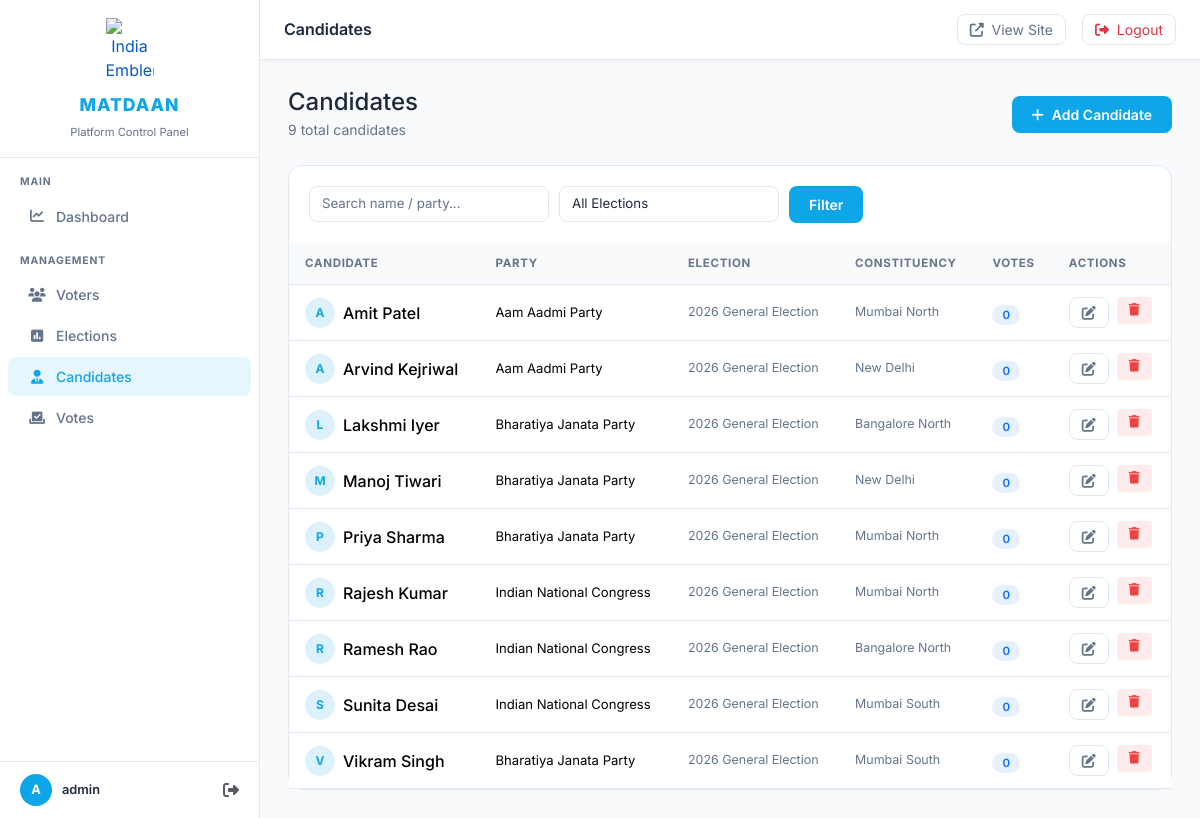
Page /platform-admin/candidates/ (signed in) on the committed database.
### apps/voting/models.py (models this page shows, shortened)
class Candidate(models.Model):
    name = models.CharField(max_length=200)
    party_name = models.CharField(max_length=200)
    party_symbol = models.ImageField(upload_to='party_symbols/', null=True, blank=True)
    election = models.ForeignKey(Election, on_delete=models.CASCADE, related_name='candidates')
    constituency = models.ForeignKey(Constituency, on_delete=models.CASCADE, related_name='candidates')
    manifesto = models.TextField(blank=True)
    photo = models.ImageField(upload_to='candidate_photos/', null=True, blank=True)
    created_at = models.DateTimeField(auto_now_add=True)
    class Meta:
        ordering = ['name']
        unique_together = ['election', 'constituency', 'name']

class Election(models.Model):
    STATUS_CHOICES = [
        ('upcoming', 'Upcoming'),
        ('live', 'Live'),
        ('completed', 'Completed'),
        ('cancelled', 'Cancelled'),
    ]
    ELECTION_TYPES = [
        ('general', 'General Election'),
        ('state', 'State Assembly'),
        ('local', 'Local Body'),
    ]
    title = models.CharField(max_length=200)
    description = models.TextField()
    election_type = models.CharField(max_length=20, choices=ELECTION_TYPES, default='general')
    status = models.CharField(max_length=20, choices=STATUS_CHOICES, default='upcoming')
    start_date = models.DateTimeField()
    end_date = models.DateTimeField()
    blockchain_contract_address = models.CharField(max_length=42, blank=True, null=True)
    created_at = models.DateTimeField(auto_now_add=True)
    updated_at = models.DateTimeField(auto_now=True)
    class Meta:
        ordering = ['-start_date']

class Constituency(models.Model):
    name = models.CharField(max_length=200)
    state = models.ForeignKey(State, on_delete=models.CASCADE, related_name='constituencies')
    constituency_code = models.CharField(max_length=10, unique=True)
    total_voters = models.IntegerField(default=0)
    class Meta:
        ordering = ['state', 'name']
        verbose_name_plural = 'Constituencies'

### apps/platformadmin/views.py (the view)
# urls.py: path('candidates/', views.candidate_list, name='candidate_list'),
@admin_required
def candidate_list(request):
    q = request.GET.get('q', '').strip()
    election_filter = request.GET.get('election', '')
    candidates = Candidate.objects.select_related('election', 'constituency').annotate(vote_count=Count('votes'))
    if q:
        candidates = candidates.filter(Q(name__icontains=q) | Q(party_name__icontains=q))
    if election_filter:
        candidates = candidates.filter(election_id=election_filter)
    candidates = candidates.order_by('election', 'name')
    paginator = Paginator(candidates, 20)
    page_obj = paginator.get_page(request.GET.get('page', 1))
    return render(request, 'platformadmindashboard/candidates/list.html', {
        'candidates': page_obj,
        'q': q,
        'election_filter': election_filter,
        'elections': Election.objects.all().order_by('-start_date'),
        'total': paginator.count,
    })

### templates/platformadmindashboard/candidates/list.html (shortened to what this page needs)
{% extends 'platformadmindashboard/base.html' %}
{% block page_title %}Candidates{% endblock %}
{% block active_candidates %}active{% endblock %}
{% block content %}
<div class="d-flex align-items-center justify-content-between mb-4">
    <div>
        <h4 class="mb-0">Candidates</h4>
        <small style="color:#64748b;">{{ total }} total candidates</small>
    </div>
    <a href="{% url 'platformadmin:candidate_create' %}" class="btn btn-accent">
        <i class="fas fa-plus me-2"></i>Add Candidate
    </a>
</div>
<div class="card">
    <div class="card-body pb-0">
        <form method="get" class="filter-bar">
            <input type="text" name="q" class="form-control" style="max-width:240px;"
                placeholder="Search name / party..." value="{{ q }}">
            <select name="election" class="form-select" style="max-width:220px;">
                <option value="">All Elections</option>
            </select>
            <button type="submit" class="btn btn-accent">Filter</button>
        </form>
    </div>
    <div class="table-responsive">
        <table class="table table-hover mb-0">
            <thead>
                <tr>
                    <th>Candidate</th>
                    <th>Party</th>
                    <th>Election</th>
                    <th>Constituency</th>
                    <th>Votes</th>
                    <th>Actions</th>
                </tr>
            </thead>
            <tbody>
                {% for c in candidates %}
                <tr>
                    <td>
                        <div class="d-flex align-items-center gap-2">
                            {% if c.photo%}
                            <img src="{{ c.photo.url }}"
                                style="width:30px;height:30px;border-radius:50%;object-fit:cover;" alt="">
                            {% else %}
                            <div
                                style="width:30px;height:30px;border-radius:50%;background:rgba(14,165,233,.15);display:flex;align-items:center;justify-content:center;font-size:.75rem;font-weight:700;color:#0ea5e9;">
                                {{ c.name|first|upper }}
                            </div>
                            {% endif %}
                            <span style="font-weight:500;">{{ c.name }}</span>
                        </div>
                    </td>
                    <td style="font-size:.82rem;">{{ c.party_name }}</td>
                    <td style="font-size:.78rem;color:#64748b;">{{ c.election.title|truncatechars:25 }}</td>
                    <td style="font-size:.78rem;color:#64748b;">{{ c.constituency.name }}</td>
                    <td><span class="status-badge bg-primary bg-opacity-10 text-primary">{{ c.vote_count }}</span></td>
                    <td>
                        <div class="d-flex gap-2">
                            <a href="{% url 'platformadmin:candidate_edit' c.id %}" class="btn btn-ghost btn-sm"><i
                                    class="fas fa-edit"></i></a>
                            <form method="post" action="{% url 'platformadmin:candidate_delete' c.id %}"
                                onsubmit="return confirm('Delete candidate {{ c.name }}?')">
                                <button type="submit" class="btn btn-sm"
                                    style="background:rgba(239,68,68,.1);color:#ef4444;border:0;">
                                    <i class="fas fa-trash"></i>
                                </button>
                            </form>
                        </div>
                    </td>
                </tr>
                {% empty %}
                <tr>
                    <td colspan="6" class="text-center py-5" style="color:#64748b;">No candidates found.</td>
                </tr>
                {% endfor %}
            </tbody>
        </table>
    </div>
</div>
{% endblock %}

### templates/platformadmindashboard/base.html (style rules this page uses)
:root { --sidebar-width: 260px; --topbar-height: 60px; --bg-body: #f8fafc; --bg-sidebar: #ffffff; --bg-card: #ffffff; --bg-card-hover: #f1f5f9; --accent: #0ea5e9; --accent-hover: #0284c7; --accent-light: rgba(14, 165, 233, 0.1); --text-primary: #1e293b; --text-muted: #64748b; --border: #e2e8f0; }
* { box-sizing: border-box; }
body { font-family: 'Inter', sans-serif; background: var(--bg-body); color: var(--text-primary); margin: 0; min-height: 100vh; }
.card { background: var(--bg-card); border: 1px solid var(--border); border-radius: 14px; }
.card-body { padding: 20px; }
.table { color: var(--text-primary); border-color: var(--border); }
.table thead th { background: #f8fafc; color: var(--text-muted); font-size: .72rem; font-weight: 700; text-transform: uppercase; letter-spacing: .06em; border-color: var(--border); padding: 12px 16px; }
.table tbody td { border-color: var(--border); padding: 12px 16px; vertical-align: middle; }
.status-badge { padding: 3px 10px; border-radius: 20px; font-size: .72rem; font-weight: 600; }
.form-control, .form-select { background: #ffffff; border: 1px solid var(--border); color: var(--text-primary); border-radius: 8px; }
.form-control::placeholder { color: var(--text-muted); }
.btn-accent { background: var(--accent); color: white; border: none; border-radius: 8px; font-weight: 600; font-size: .875rem; padding: 8px 20px; cursor: pointer; }
.btn-sm { padding: 4px 12px; font-size: .78rem; }
.btn-ghost { background: transparent; border: 1px solid var(--border); color: var(--text-muted); border-radius: 8px; font-size: .875rem; }
.filter-bar { display: flex; gap: 10px; align-items: center; flex-wrap: wrap; margin-bottom: 20px; }
.filter-bar .form-control, .filter-bar .form-select { font-size: .83rem; padding: 7px 12px; }

### rows in the picture
Candidate: name|first "A", name "Amit Patel", party_name "Aam Aadmi Party", election "2026 General Election", constituency.name "Mumbai North", vote_count "0"
Candidate: name|first "A", name "Arvind Kejriwal", party_name "Aam Aadmi Party", election "2026 General Election", constituency.name "New Delhi", vote_count "0"
Candidate: name|first "L", name "Lakshmi Iyer", party_name "Bharatiya Janata Party", election "2026 General Election", constituency.name "Bangalore North", vote_count "0"
Candidate: name|first "M", name "Manoj Tiwari", party_name "Bharatiya Janata Party", election "2026 General Election", constituency.name "New Delhi", vote_count "0"
Candidate: name|first "P", name "Priya Sharma", party_name "Bharatiya Janata Party", election "2026 General Election", constituency.name "Mumbai North", vote_count "0"
Candidate: name|first "R", name "Rajesh Kumar", party_name "Indian National Congress", election "2026 General Election", constituency.name "Mumbai North", vote_count "0"
Candidate: name|first "R", name "Ramesh Rao", party_name "Indian National Congress", election "2026 General Election", constituency.name "Bangalore North", vote_count "0"
Candidate: name|first "S", name "Sunita Desai", party_name "Indian National Congress", election "2026 General Election", constituency.name "Mumbai South", vote_count "0"
Candidate: name|first "V", name "Vikram Singh", party_name "Bharatiya Janata Party", election "2026 General Election", constituency.name "Mumbai South", vote_count "0"

### other values in the picture
{{ request.session.platform_admin_name|first|upper }} "A"
{{ request.session.platform_admin_name }} "admin"
{{ total }} "9"
